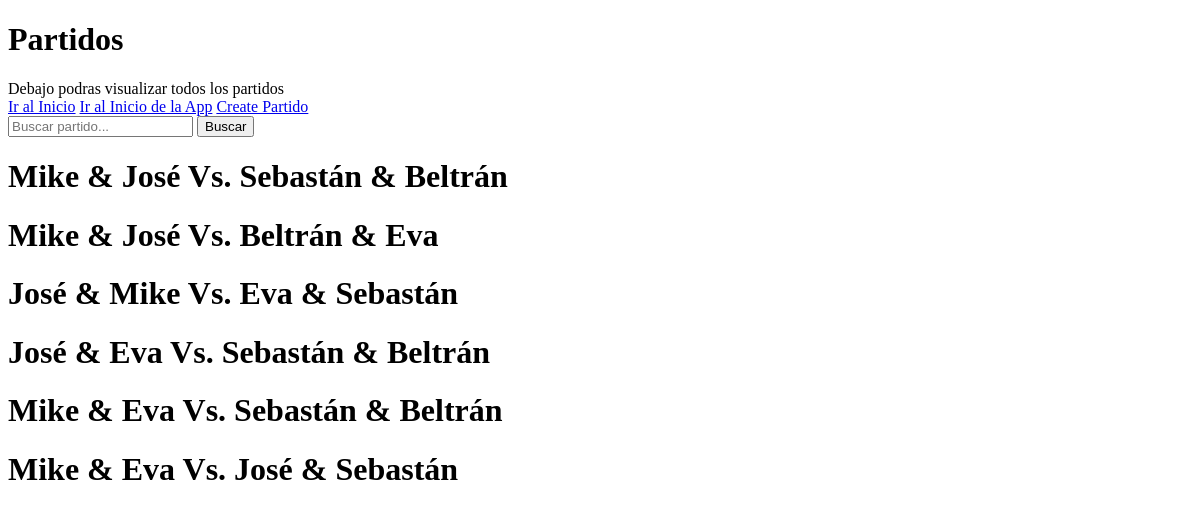
/partidos/partidos_list, run on an earlier commit of the app's database.
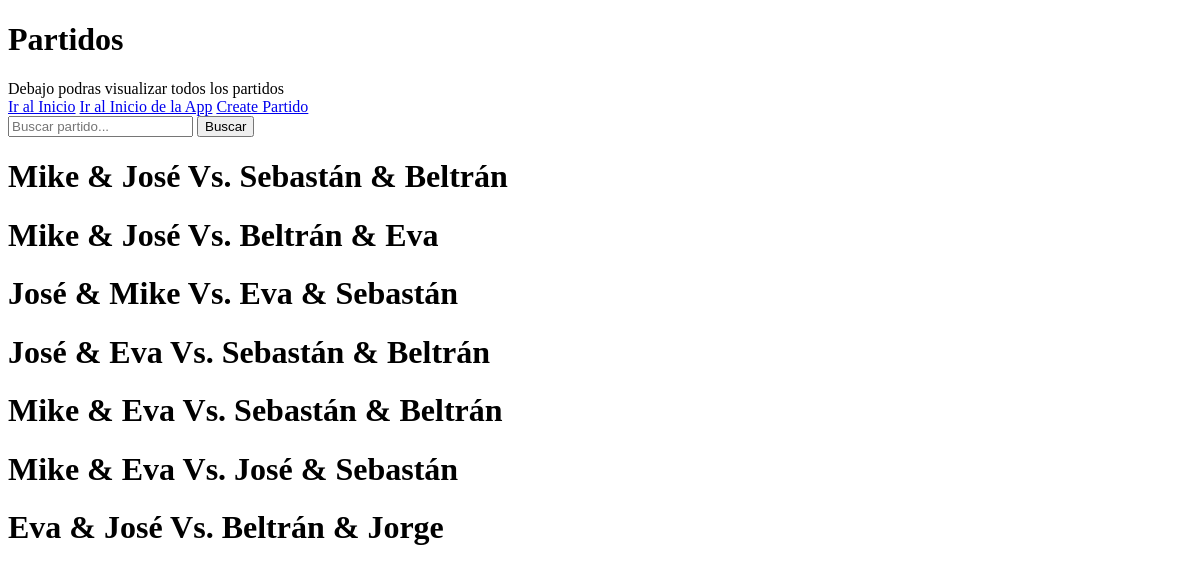
And on a later commit of the database.
### partidos/models.py (models this page shows, shortened)
class Partido(models.Model):
    jugador_local_1 = models.ForeignKey(Jugador, related_name='partidos_como_local_1', on_delete=models.SET_NULL, null=True, blank=True)
    jugador_local_2 = models.ForeignKey(Jugador, related_name='partidos_como_local_2', on_delete=models.SET_NULL, null=True, blank=True)
    games_local = models.PositiveIntegerField()
    games_visitante = models.PositiveIntegerField()
    jugador_visitante_1 = models.ForeignKey(Jugador, related_name='partidos_como_visitante_1', on_delete=models.SET_NULL, null=True, blank=True)
    jugador_visitante_2 = models.ForeignKey(Jugador, related_name='partidos_como_visitante_2', on_delete=models.SET_NULL, null=True, blank=True)
    fecha_de_partido = models.DateTimeField(null=True, blank=True)
    torneo = models.ForeignKey('Torneo', related_name='partidos', on_delete=models.SET_NULL, null=True, blank=True)
    def __str__(self) -> str:
        return f"{self.jugador_local_1.nombre} & {self.jugador_local_2.nombre} Vs. {self.jugador_visitante_1.nombre} & {self.jugador_visitante_2.nombre}"

class Jugador(models.Model):
    OPCIONES_DE_GENERO = [
        ('Hombre', 'Hombre'),
        ('Mujer', 'Mujer'),
        ('Otro', 'Otro'),
    ]
    nombre = models.CharField(max_length=50)
    apellido = models.CharField(max_length=50)
    sexo = models.CharField(max_length=6, choices= OPCIONES_DE_GENERO)
    nacimiento = models.DateField(null=True, blank=True)

### partidos/views.py (the view, shortened to what this page needs)
# urls.py: path("partidos_list", views.partidos_list, name="partidos_list"),
def partidos_list(request):
    busqueda = request.GET.get("busqueda", "")
    partidos = Partido.objects.all()
    context = {'partidos': partidos, 'busqueda': busqueda}
    return render(request, "partidos/partidos_list.html", context)

### partidos/templates/partidos/partidos_list.html
{% extends 'core/base.html' %}
{% block Titulo %}
        Partidos
{% endblock Titulo %}
{% block Contenido %}
    Debajo podras visualizar todos los partidos
    <div>
        <a href="{% url 'Core:index' %}">Ir al Inicio</a>
        <a href="{% url 'Partidos:index' %}">Ir al Inicio de la App</a>
        <a href="{% url 'Partidos:partidos_create' %}">Create Partido</a>
        <form action="{% url 'Partidos:partidos_list' %}" method="get">
            <input type="text" name="busqueda" placeholder="Buscar partido...">
            <button type ="submit">Buscar</button>
        </form>
        {% for partido in partidos %}
        <h1>
            {{partido}}
        </h1>
        {% endfor %}
    </div>
{% endblock Contenido %}

What changed in the data, as far as the page shows it:
added Partido: jugador_local_1+jugador_local_2+jugador_visitante_1 "Eva & José Vs. Beltrán & Jorge"
